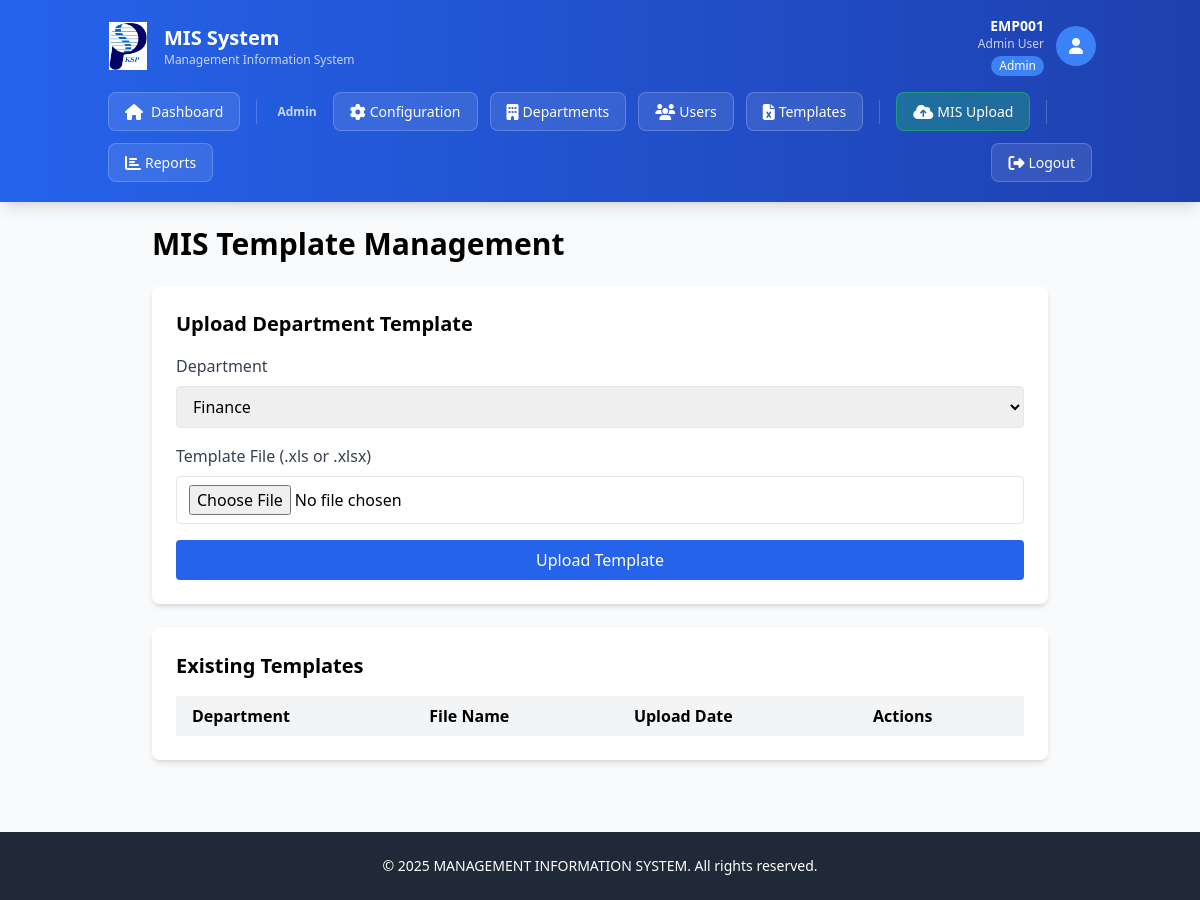
/template-management (signed in), run on the app's committed database.
### app.py (models this page shows)
class User(db.Model):
    __tablename__ = 'users'
    UserID = db.Column(db.Integer, primary_key=True)
    EmpID = db.Column(db.String(20), unique=True, nullable=False, index=True)
    Username = db.Column(db.String(50), nullable=True)
    PasswordHash = db.Column(db.String(255), nullable=False)
    Email = db.Column(db.String(100), unique=True, nullable=False)
    DepartmentID = db.Column(db.Integer, db.ForeignKey('departments.DeptID'), nullable=False)
    RoleID = db.Column(db.Integer, db.ForeignKey('roles.RoleID'), nullable=False)
    IsActive = db.Column(db.Boolean, default=True)
    FailedLoginAttempts = db.Column(db.Integer, default=0)
    LastFailedLogin = db.Column(db.DateTime, nullable=True)
    AccountLockedUntil = db.Column(db.DateTime, nullable=True)
    PasswordLastChanged = db.Column(db.DateTime, default=lambda: datetime.now(IST))
    PasswordExpiryDate = db.Column(db.DateTime, default=lambda: datetime.now(IST) + timedelta(days=90))
    CreatedAt = db.Column(db.DateTime, default=lambda: datetime.now(IST))
    UpdatedAt = db.Column(db.DateTime, default=lambda: datetime.now(IST), onupdate=lambda: datetime.now(IST))
    uploads = db.relationship('MISUpload', foreign_keys='MISUpload.UploadedBy', backref='uploader', lazy=True)

class Role(db.Model):
    __tablename__ = 'roles'
    RoleID = db.Column(db.Integer, primary_key=True)
    RoleName = db.Column(db.String(50), unique=True, nullable=False)
    users = db.relationship('User', backref='role', lazy=True)

### app.py (the view)
@app.route('/template-management')
@admin_required
def template_management():
    user = User.query.get(session['user_id'])
    departments = Department.query.all()
    templates = Template.query.all()
    return render_template('template_management.html',
                                 current_user=user,
                                 departments=departments,
                                 templates=templates)

### app.py (called while the page is built)
def admin_required(f):
    from functools import wraps
    @wraps(f)
    def decorated_function(*args, **kwargs):
        if 'user_id' not in session:
            flash('Please log in to access this page.', 'error')
            return redirect(url_for('login'))
        user = User.query.get(session['user_id'])
        if not user or not user.IsActive:
            session.clear()
            flash('Your session has expired. Please log in again.', 'error')
            return redirect(url_for('login'))
        if user.role.RoleName != 'Admin':
            flash('Access denied. Admin privileges required.', 'error')
            return redirect(url_for('dashboard'))
        return f(*args, **kwargs)
    return decorated_function

### templates/template_management.html (shortened to what this page needs)
{% extends "base.html" %}
{% block content %}
<div class="max-w-4xl mx-auto">
    <h2 class="text-3xl font-bold mb-6">MIS Template Management</h2>
    <div class="bg-white p-6 rounded-lg shadow-md mb-6">
        <h3 class="text-xl font-bold mb-4">Upload Department Template</h3>
        <form method="POST" action="{{ url_for('upload_template') }}" enctype="multipart/form-data">
            <div class="mb-4">
                <label class="block text-gray-700 mb-2">Department</label>
                <select name="department_id" required class="w-full px-3 py-2 border rounded">
                    {% for dept in departments %}
                    {% if dept.ActiveFlag %}
                    <option value="{{ dept.DeptID }}">{{ dept.DeptName }}</option>
                    {% endif %}
                    {% endfor %}
                </select>
            </div>
            <div class="mb-4">
                <label class="block text-gray-700 mb-2">Template File (.xls or .xlsx)</label>
                <input type="file" name="file" accept=".xls,.xlsx" required class="w-full px-3 py-2 border rounded">
            </div>
            <button type="submit" class="w-full bg-blue-600 text-white py-2 rounded hover:bg-blue-700">Upload Template</button>
        </form>
    </div>
    <div class="bg-white p-6 rounded-lg shadow-md">
        <h3 class="text-xl font-bold mb-4">Existing Templates</h3>
        <div class="overflow-x-auto">
            <table class="w-full">
                <thead class="bg-gray-100">
                    <tr>
                        <th class="px-4 py-2 text-left">Department</th>
                        <th class="px-4 py-2 text-left">File Name</th>
                        <th class="px-4 py-2 text-left">Upload Date</th>
                        <th class="px-4 py-2 text-left">Actions</th>
                    </tr>
                </thead>
            </table>
        </div>
    </div>
</div>
{% endblock %}

### templates/base.html (shortened to what this page needs)
<!DOCTYPE html>
<html lang="en">
<head>
    <script src="https://cdn.tailwindcss.com"></script>
    <link rel="stylesheet" href="{{ url_for('static', filename='css/styles.css') }}">
    <link rel="stylesheet" href="https://cdnjs.cloudflare.com/ajax/libs/font-awesome/6.4.0/css/all.min.css">
</head>
<body class="bg-gray-50 min-h-screen">
    {% if 'user_id' in session %}
    <nav class="bg-gradient-to-r from-blue-600 to-blue-800 text-white shadow-lg">
        <div class="container mx-auto px-4 py-4">
            <div class="flex justify-between items-center mb-3">
                <div class="flex items-center gap-3">
                    <img src="{{ url_for('static', filename='logo.png') }}" alt="KSPL Logo" class="w-12 h-12 object-contain">
                    <div>
                        <h1 class="text-xl font-bold">MIS System</h1>
                        <p class="text-xs opacity-75">Management Information System</p>
                    </div>
                </div>
                <div class="flex items-center gap-3">
                    <div class="text-right hidden sm:block">
                        <p class="text-sm font-semibold">{{ current_user.EmpID }}</p>
                        {% if current_user.Username %}<p class="text-xs opacity-75">{{ current_user.Username }}</p>{% endif %}
                        <span class="inline-block mt-1 px-2 py-0.5 bg-blue-500 rounded-full text-xs font-medium">
                            {{ current_user.role.RoleName }}
                        </span>
                    </div>
                    <div class="w-10 h-10 bg-blue-500 rounded-full flex items-center justify-center">
                        <i class="fas fa-user text-white"></i>
                    </div>
                </div>
            </div>
            <div class="flex flex-wrap gap-1 items-center">
                <a href="{{ url_for('dashboard') }}" class="nav-link-modern">
                    <i class="fas fa-home mr-2"></i>Dashboard
                </a>
                {% if current_user.role.RoleName == 'Admin' %}
                <div class="flex flex-wrap gap-1 items-center">
                    <span class="px-2 py-1 text-xs font-semibold opacity-75">Admin</span>
                    <a href="{{ url_for('config_master') }}" class="nav-link-modern">
                        <i class="fas fa-cog mr-1"></i>Configuration
                    </a>
                    <a href="{{ url_for('department_management') }}" class="nav-link-modern">
                        <i class="fas fa-building mr-1"></i>Departments
                    </a>
                    <a href="{{ url_for('user_management') }}" class="nav-link-modern">
                        <i class="fas fa-users mr-1"></i>Users
                    </a>
                    <a href="{{ url_for('template_management') }}" class="nav-link-modern">
                        <i class="fas fa-file-excel mr-1"></i>Templates
                    </a>
                </div>
                {% endif %}
                {% if current_user.role.RoleName in ['Admin', 'HOD'] %}
                <a href="{{ url_for('mis_upload') }}" class="nav-link-modern nav-link-highlight">
                    <i class="fas fa-cloud-upload-alt mr-1"></i>MIS Upload
                </a>
                {% endif %}
                <a href="{{ url_for('reports') }}" class="nav-link-modern">
                    <i class="fas fa-chart-bar mr-1"></i>Reports
                </a>
                <div class="ml-auto flex items-center gap-1">
                    <a href="{{ url_for('logout') }}" class="nav-link-modern hover:bg-red-500">
                        <i class="fas fa-sign-out-alt mr-1"></i>Logout
                    </a>
                </div>
            </div>
        </div>
    </nav>
    {% endif %}
    <div class="container mx-auto px-4 py-6">
        {% block content %}{% endblock %}
    </div>
    <footer class="bg-gray-800 text-white mt-12 py-6">
        <div class="container mx-auto px-4 text-center">
            <p class="text-sm">&copy; 2025 MANAGEMENT INFORMATION SYSTEM. All rights reserved.</p>
        </div>
    </footer>
</body>
</html>

### static/css/styles.css (style rules this page uses)
:root { --primary: #2563eb; --primary-dark: #1e40af; --success: #10b981; --warning: #f59e0b; --danger: #ef4444; --info: #3b82f6; --gray-50: #f9fafb; --gray-100: #f3f4f6; --gray-200: #e5e7eb; --gray-300: #d1d5db; --gray-700: #374151; --gray-800: #1f2937; --gray-900: #111827; }
.nav-link-modern { display: inline-flex; align-items: center; padding: 0.5rem 1rem; margin: 0.25rem; background-color: rgba(255, 255, 255, 0.1); color: white; border-radius: 0.5rem; font-size: 0.875rem; font-weight: 500; text-decoration: none; transition: all 0.3s ease; border: 1px solid rgba(255, 255, 255, 0.2); }
.nav-link-modern i { font-size: 1rem; }
.nav-link-highlight { background-color: rgba(34, 197, 94, 0.3); border-color: rgba(34, 197, 94, 0.5); }

### data on the page
User: EmpID "EMP001", Username "Admin User"
Role: role.RoleName "Admin"

### other printed values
form field department_id "Finance"
